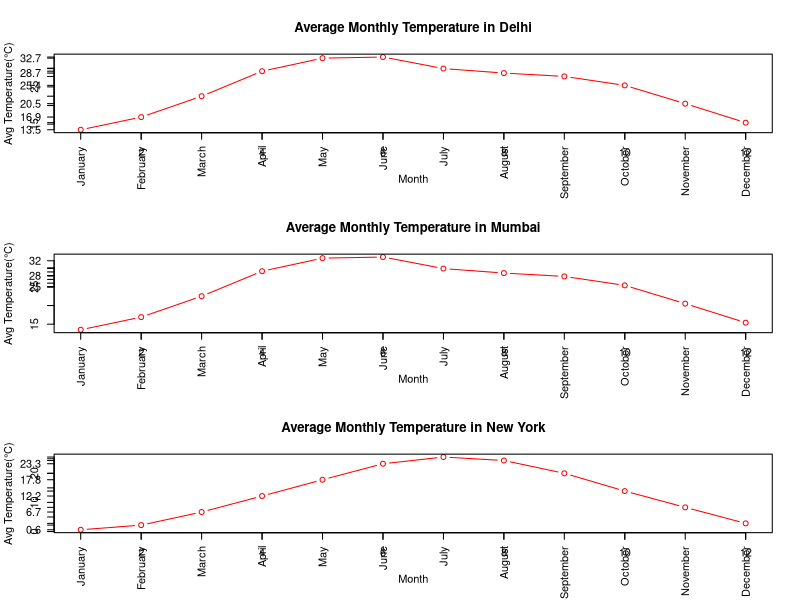

Reproduce this figure in R.
month <- c("January",
           "February",
           "March",
           "April",
           "May",
           "June",
           "July",
           "August",
           "September",
           "October",
           "November",
           "December")

month <- factor(month, levels = month)
month_numeric <- as.numeric(month)  # numeric codes 1 to 12
# makeing this month_numeric
# To preseve the orignal month names and label them later

delhi_temp <- c(13.5,
                16.9,
                22.5,
                29.2,
                32.7,
                33.0,
                29.9,
                28.7,
                27.8,
                25.4,
                20.5,
                15.4)
mumbai_temp <- c(25, 26, 28, 30, 32, 30, 28, 28, 28, 29, 27, 25)

new_york_temp <- c(0.6,
                   2.2,
                   6.7,
                   12.2, 17.8, 23.3, 25.6, 24.4, 20.0, 13.9, 8.3, 2.8)


d1 <- data.frame(month = month, delhi_temp = delhi_temp)

d2 <- data.frame(month = month, mumbai_temp = delhi_temp)

d3 <- data.frame(month = month, new_york_temp = new_york_temp)



# Plotting average monthly temperatures for Delhi, Mumbai, and New York
par(mfrow = c(3, 1))
plot(month_numeric, d1$delhi_temp,
     type = "b",
     xlab = "Month",
     ylab = "Avg Temperature(°C)",
     main = "Average Monthly Temperature in Delhi",
     col = "red")
axis(1, at = 1:12, labels = month, las = 2)
axis(2, at = delhi_temp, labels = delhi_temp, las = 1)
plot(month_numeric, d2$mumbai_temp,
     type = "b",
     xlab = "Month",
     ylab = "Avg Temperature(°C)",
     main = "Average Monthly Temperature in Mumbai",
     col = "red")
axis(1, at = 1:12, labels = month, las = 2)
axis(2, at = mumbai_temp, labels = mumbai_temp, las = 1)
plot(month_numeric, d3$new_york_temp,
     type = "b",
     xlab = "Month",
     ylab = "Avg Temperature(°C)",
     main = "Average Monthly Temperature in New York",
     col = "red")
axis(1, at = 1:12, labels = month, las = 2)
axis(2, at = new_york_temp, labels = new_york_temp, las = 1)
par(mfrow = c(1, 1))
